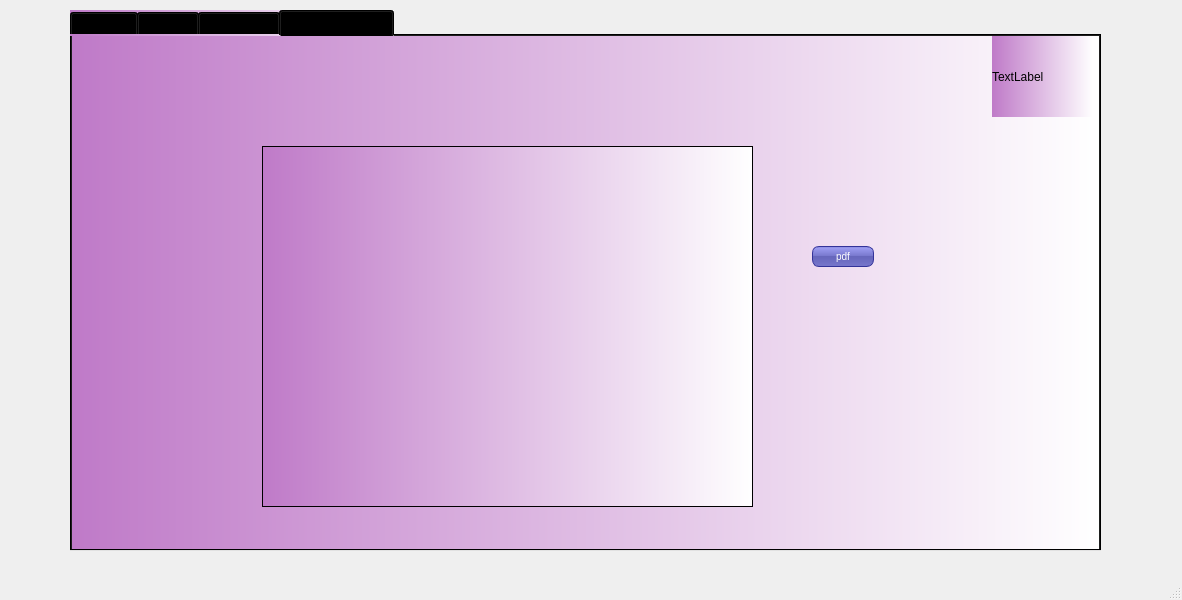
<?xml version="1.0" encoding="UTF-8"?>
<ui version="4.0">
 <class>MainWindow</class>
 <widget class="QMainWindow" name="MainWindow">
  <property name="geometry">
   <rect>
    <x>0</x>
    <y>0</y>
    <width>1182</width>
    <height>600</height>
   </rect>
  </property>
  <property name="windowTitle">
   <string>MainWindow</string>
  </property>
  <widget class="QWidget" name="centralwidget">
   <widget class="QTabWidget" name="afficher">
    <property name="geometry">
     <rect>
      <x>70</x>
      <y>10</y>
      <width>1031</width>
      <height>541</height>
     </rect>
    </property>
    <property name="styleSheet">
     <string notr="true">
background-color: qlineargradient(spread:pad, x1:0, y1:0, x2:1, y2:0, stop:0 rgba(191, 122, 200, 255), stop:1 rgba(255, 255, 255, 255));</string>
    </property>
    <property name="currentIndex">
     <number>3</number>
    </property>
    <widget class="QWidget" name="Ajouter">
     <attribute name="title">
      <string>Tableau</string>
     </attribute>
     <widget class="QLineEdit" name="cin_r">
      <property name="geometry">
       <rect>
        <x>670</x>
        <y>20</y>
        <width>113</width>
        <height>22</height>
       </rect>
      </property>
      <property name="styleSheet">
       <string notr="true">border: 1px solid white;
border-radius: 10px;
background: white;

background-color: rgb(255, 255, 255);</string>
      </property>
      <property name="text">
       <string/>
      </property>
     </widget>
     <widget class="QLabel" name="label_10">
      <property name="geometry">
       <rect>
        <x>605</x>
        <y>20</y>
        <width>61</width>
        <height>21</height>
       </rect>
      </property>
      <property name="styleSheet">
       <string notr="true">border: 1px solid white;
border-radius: 10px;
background: white;

background: QLinearGradient(x1: 0, y1: 0, x2: 0, y2: 1, stop: 0 rgba(191, 122, 200, 255), stop: 1 rgba(255, 255, 255, 255));</string>
      </property>
      <property name="text">
       <string>Chercher</string>
      </property>
     </widget>
     <widget class="QPushButton" name="pushButton_search">
      <property name="geometry">
       <rect>
        <x>790</x>
        <y>20</y>
        <width>62</width>
        <height>21</height>
       </rect>
      </property>
      <property name="styleSheet">
       <string notr="true">QPushButton {
color: white;
background-color: QLinearGradient( x1: 0, y1: 0, x2: 0, y2: 1, stop: 0 #88d, stop: 0.1 #99e, stop: 0.49 #77c, stop: 0.5 #66b, stop: 1 #77c);
border-width: 1px;
border-color: #339;
border-style: solid;
border-radius: 7;
padding: 3px;
font-size: 10px;
padding-left: 5px;
padding-right: 5px;
min-width: 50px;
max-width: 50px;
min-height: 13px;
max-height: 13px;
}</string>
      </property>
      <property name="text">
       <string>OK</string>
      </property>
     </widget>
     <widget class="QLabel" name="label_logo1">
      <property name="geometry">
       <rect>
        <x>920</x>
        <y>0</y>
        <width>101</width>
        <height>81</height>
       </rect>
      </property>
      <property name="styleSheet">
       <string notr="true">QPushButton {
color: white;
background-color: QLinearGradient( x1: 0, y1: 0, x2: 0, y2: 1, stop: 0 #88d, stop: 0.1 #99e, stop: 0.49 #77c, stop: 0.5 #66b, stop: 1 #77c);
border-width: 1px;
border-color: #339;
border-style: solid;
border-radius: 7;
padding: 3px;
font-size: 10px;
padding-left: 5px;
padding-right: 5px;
min-width: 50px;
max-width: 50px;
min-height: 13px;
max-height: 13px;
}</string>
      </property>
      <property name="text">
       <string>TextLabel</string>
      </property>
     </widget>
     <widget class="QTableView" name="tableView">
      <property name="geometry">
       <rect>
        <x>90</x>
        <y>120</y>
        <width>791</width>
        <height>192</height>
       </rect>
      </property>
     </widget>
     <widget class="QPushButton" name="pushButton_search_tri">
      <property name="geometry">
       <rect>
        <x>810</x>
        <y>340</y>
        <width>62</width>
        <height>21</height>
       </rect>
      </property>
      <property name="styleSheet">
       <string notr="true">QPushButton {
color: white;
background-color: QLinearGradient( x1: 0, y1: 0, x2: 0, y2: 1, stop: 0 #88d, stop: 0.1 #99e, stop: 0.49 #77c, stop: 0.5 #66b, stop: 1 #77c);
border-width: 1px;
border-color: #339;
border-style: solid;
border-radius: 7;
padding: 3px;
font-size: 10px;
padding-left: 5px;
padding-right: 5px;
min-width: 50px;
max-width: 50px;
min-height: 13px;
max-height: 13px;
}</string>
      </property>
      <property name="text">
       <string>Tri</string>
      </property>
     </widget>
    </widget>
    <widget class="QWidget" name="widget">
     <attribute name="title">
      <string>ajouter</string>
     </attribute>
     <widget class="QLabel" name="label">
      <property name="geometry">
       <rect>
        <x>30</x>
        <y>120</y>
        <width>61</width>
        <height>20</height>
       </rect>
      </property>
      <property name="styleSheet">
       <string notr="true">border: 1px solid white;
border-radius: 10px;
background: white;

background: QLinearGradient(x1: 0, y1: 0, x2: 0, y2: 1, stop: 0 rgba(191, 122, 200, 255), stop: 1 rgba(255, 255, 255, 255));</string>
      </property>
      <property name="text">
       <string>Nom</string>
      </property>
     </widget>
     <widget class="QLabel" name="label_2">
      <property name="geometry">
       <rect>
        <x>30</x>
        <y>170</y>
        <width>61</width>
        <height>20</height>
       </rect>
      </property>
      <property name="styleSheet">
       <string notr="true">border: 1px solid white;
border-radius: 10px;
background: white;

background: QLinearGradient(x1: 0, y1: 0, x2: 0, y2: 1, stop: 0 rgba(191, 122, 200, 255), stop: 1 rgba(255, 255, 255, 255));</string>
      </property>
      <property name="text">
       <string>Prenom</string>
      </property>
     </widget>
     <widget class="QLabel" name="label_3">
      <property name="geometry">
       <rect>
        <x>30</x>
        <y>70</y>
        <width>61</width>
        <height>20</height>
       </rect>
      </property>
      <property name="styleSheet">
       <string notr="true">border: 1px solid white;
border-radius: 10px;
background: white;

background: QLinearGradient(x1: 0, y1: 0, x2: 0, y2: 1, stop: 0 rgba(191, 122, 200, 255), stop: 1 rgba(255, 255, 255, 255));</string>
      </property>
      <property name="text">
       <string>CIN</string>
      </property>
     </widget>
     <widget class="QLabel" name="label_5">
      <property name="geometry">
       <rect>
        <x>30</x>
        <y>220</y>
        <width>61</width>
        <height>20</height>
       </rect>
      </property>
      <property name="styleSheet">
       <string notr="true">border: 1px solid white;
border-radius: 10px;
background: white;

background: QLinearGradient(x1: 0, y1: 0, x2: 0, y2: 1, stop: 0 rgba(191, 122, 200, 255), stop: 1 rgba(255, 255, 255, 255));</string>
      </property>
      <property name="text">
       <string>Poste</string>
      </property>
     </widget>
     <widget class="QLabel" name="label_6">
      <property name="geometry">
       <rect>
        <x>30</x>
        <y>270</y>
        <width>61</width>
        <height>20</height>
       </rect>
      </property>
      <property name="styleSheet">
       <string notr="true">border: 1px solid white;
border-radius: 10px;
background: white;

background: QLinearGradient(x1: 0, y1: 0, x2: 0, y2: 1, stop: 0 rgba(191, 122, 200, 255), stop: 1 rgba(255, 255, 255, 255));</string>
      </property>
      <property name="text">
       <string>Salaire</string>
      </property>
     </widget>
     <widget class="QLabel" name="label_7">
      <property name="geometry">
       <rect>
        <x>30</x>
        <y>320</y>
        <width>141</width>
        <height>20</height>
       </rect>
      </property>
      <property name="styleSheet">
       <string notr="true">border: 1px solid white;
border-radius: 10px;
background: white;

background: QLinearGradient(x1: 0, y1: 0, x2: 0, y2: 1, stop: 0 rgba(191, 122, 200, 255), stop: 1 rgba(255, 255, 255, 255));</string>
      </property>
      <property name="text">
       <string>nbre d'heures normal</string>
      </property>
     </widget>
     <widget class="QLabel" name="label_8">
      <property name="geometry">
       <rect>
        <x>30</x>
        <y>420</y>
        <width>101</width>
        <height>21</height>
       </rect>
      </property>
      <property name="styleSheet">
       <string notr="true">border: 1px solid white;
border-radius: 10px;
background: white;

background: QLinearGradient(x1: 0, y1: 0, x2: 0, y2: 1, stop: 0 rgba(191, 122, 200, 255), stop: 1 rgba(255, 255, 255, 255));</string>
      </property>
      <property name="text">
       <string>nbre de taches</string>
      </property>
     </widget>
     <widget class="QLineEdit" name="lineEdit_nom">
      <property name="geometry">
       <rect>
        <x>100</x>
        <y>120</y>
        <width>113</width>
        <height>22</height>
       </rect>
      </property>
      <property name="styleSheet">
       <string notr="true">border: 1px solid white;
border-radius: 10px;
background: white;

background-color: rgb(255, 255, 255);</string>
      </property>
     </widget>
     <widget class="QLineEdit" name="lineEdit_prenom">
      <property name="geometry">
       <rect>
        <x>100</x>
        <y>170</y>
        <width>113</width>
        <height>22</height>
       </rect>
      </property>
      <property name="styleSheet">
       <string notr="true">border: 1px solid white;
border-radius: 10px;
background: white;

background-color: rgb(255, 255, 255);</string>
      </property>
     </widget>
     <widget class="QLineEdit" name="lineEdit_cin">
      <property name="geometry">
       <rect>
        <x>100</x>
        <y>70</y>
        <width>113</width>
        <height>22</height>
       </rect>
      </property>
      <property name="styleSheet">
       <string notr="true">border: 1px solid white;
border-radius: 10px;
background: white;

background-color: rgb(255, 255, 255);</string>
      </property>
     </widget>
     <widget class="QLineEdit" name="lineEdit_poste">
      <property name="geometry">
       <rect>
        <x>100</x>
        <y>220</y>
        <width>113</width>
        <height>22</height>
       </rect>
      </property>
      <property name="styleSheet">
       <string notr="true">border: 1px solid white;
border-radius: 10px;
background: white;

background-color: rgb(255, 255, 255);</string>
      </property>
     </widget>
     <widget class="QLineEdit" name="lineEdit_salaire">
      <property name="geometry">
       <rect>
        <x>100</x>
        <y>270</y>
        <width>113</width>
        <height>22</height>
       </rect>
      </property>
      <property name="styleSheet">
       <string notr="true">border: 1px solid white;
border-radius: 10px;
background: white;

background-color: rgb(255, 255, 255);</string>
      </property>
     </widget>
     <widget class="QLineEdit" name="lineEdit_heuresNor">
      <property name="geometry">
       <rect>
        <x>180</x>
        <y>321</y>
        <width>113</width>
        <height>21</height>
       </rect>
      </property>
      <property name="styleSheet">
       <string notr="true">border: 1px solid white;
border-radius: 10px;
background: white;

background-color: rgb(255, 255, 255);</string>
      </property>
     </widget>
     <widget class="QLineEdit" name="lineEdit_taches">
      <property name="geometry">
       <rect>
        <x>140</x>
        <y>420</y>
        <width>113</width>
        <height>22</height>
       </rect>
      </property>
      <property name="styleSheet">
       <string notr="true">border: 1px solid white;
border-radius: 10px;
background: white;

background-color: rgb(255, 255, 255);</string>
      </property>
     </widget>
     <widget class="QPushButton" name="pushButton_ajouter">
      <property name="geometry">
       <rect>
        <x>210</x>
        <y>470</y>
        <width>62</width>
        <height>21</height>
       </rect>
      </property>
      <property name="styleSheet">
       <string notr="true">QPushButton {
color: white;
background-color: QLinearGradient( x1: 0, y1: 0, x2: 0, y2: 1, stop: 0 #88d, stop: 0.1 #99e, stop: 0.49 #77c, stop: 0.5 #66b, stop: 1 #77c);
border-width: 1px;
border-color: #339;
border-style: solid;
border-radius: 7;
padding: 3px;
font-size: 10px;
padding-left: 5px;
padding-right: 5px;
min-width: 50px;
max-width: 50px;
min-height: 13px;
max-height: 13px;
}</string>
      </property>
      <property name="text">
       <string>Ajouter</string>
      </property>
     </widget>
     <widget class="QLabel" name="label_logo2">
      <property name="geometry">
       <rect>
        <x>920</x>
        <y>0</y>
        <width>101</width>
        <height>81</height>
       </rect>
      </property>
      <property name="styleSheet">
       <string notr="true">QPushButton {
color: white;
background-color: QLinearGradient( x1: 0, y1: 0, x2: 0, y2: 1, stop: 0 #88d, stop: 0.1 #99e, stop: 0.49 #77c, stop: 0.5 #66b, stop: 1 #77c);
border-width: 1px;
border-color: #339;
border-style: solid;
border-radius: 7;
padding: 3px;
font-size: 10px;
padding-left: 5px;
padding-right: 5px;
min-width: 50px;
max-width: 50px;
min-height: 13px;
max-height: 13px;
}</string>
      </property>
      <property name="text">
       <string>TextLabel</string>
      </property>
     </widget>
     <widget class="QGroupBox" name="groupBox">
      <property name="geometry">
       <rect>
        <x>510</x>
        <y>70</y>
        <width>311</width>
        <height>211</height>
       </rect>
      </property>
      <property name="styleSheet">
       <string notr="true">border: 1px solid white;
border-radius: 10px;
background: white;

background: QLinearGradient(x1: 0, y1: 0, x2: 0, y2: 1, stop: 0 rgba(191, 122, 200, 255), stop: 1 rgba(255, 255, 255, 255));</string>
      </property>
      <property name="title">
       <string>Supprimer un employé</string>
      </property>
      <widget class="QLabel" name="label_9">
       <property name="geometry">
        <rect>
         <x>40</x>
         <y>40</y>
         <width>56</width>
         <height>16</height>
        </rect>
       </property>
       <property name="styleSheet">
        <string notr="true">border: 1px solid white;
border-radius: 10px;
background: white;

background: QLinearGradient(x1: 0, y1: 0, x2: 0, y2: 1, stop: 0 rgba(191, 122, 200, 255), stop: 1 rgba(255, 255, 255, 255));</string>
       </property>
       <property name="text">
        <string>cin</string>
       </property>
      </widget>
      <widget class="QLineEdit" name="lineEdit_idsupp">
       <property name="geometry">
        <rect>
         <x>120</x>
         <y>40</y>
         <width>113</width>
         <height>22</height>
        </rect>
       </property>
       <property name="styleSheet">
        <string notr="true">border: 1px solid white;
border-radius: 10px;
background: white;

background-color: rgb(255, 255, 255);</string>
       </property>
      </widget>
      <widget class="QPushButton" name="pushButton_3">
       <property name="geometry">
        <rect>
         <x>40</x>
         <y>100</y>
         <width>62</width>
         <height>21</height>
        </rect>
       </property>
       <property name="styleSheet">
        <string notr="true">QPushButton {
color: white;
background-color: QLinearGradient( x1: 0, y1: 0, x2: 0, y2: 1, stop: 0 #88d, stop: 0.1 #99e, stop: 0.49 #77c, stop: 0.5 #66b, stop: 1 #77c);
border-width: 1px;
border-color: #339;
border-style: solid;
border-radius: 7;
padding: 3px;
font-size: 10px;
padding-left: 5px;
padding-right: 5px;
min-width: 50px;
max-width: 50px;
min-height: 13px;
max-height: 13px;
}</string>
       </property>
       <property name="text">
        <string>Supprimer</string>
       </property>
      </widget>
     </widget>
     <widget class="QLabel" name="label_4">
      <property name="geometry">
       <rect>
        <x>30</x>
        <y>370</y>
        <width>191</width>
        <height>21</height>
       </rect>
      </property>
      <property name="styleSheet">
       <string notr="true">border: 1px solid white;
border-radius: 10px;
background: white;

background: QLinearGradient(x1: 0, y1: 0, x2: 0, y2: 1, stop: 0 rgba(191, 122, 200, 255), stop: 1 rgba(255, 255, 255, 255));</string>
      </property>
      <property name="text">
       <string>nbre d'heures supplémentaire</string>
      </property>
     </widget>
     <widget class="QLineEdit" name="lineEdit_heuresSup">
      <property name="geometry">
       <rect>
        <x>230</x>
        <y>370</y>
        <width>113</width>
        <height>22</height>
       </rect>
      </property>
      <property name="styleSheet">
       <string notr="true">border: 1px solid white;
border-radius: 10px;
background: white;

background-color: rgb(255, 255, 255);</string>
      </property>
     </widget>
     <widget class="QPushButton" name="pushButton_modifier">
      <property name="geometry">
       <rect>
        <x>110</x>
        <y>470</y>
        <width>62</width>
        <height>21</height>
       </rect>
      </property>
      <property name="styleSheet">
       <string notr="true">QPushButton {
color: white;
background-color: QLinearGradient( x1: 0, y1: 0, x2: 0, y2: 1, stop: 0 #88d, stop: 0.1 #99e, stop: 0.49 #77c, stop: 0.5 #66b, stop: 1 #77c);
border-width: 1px;
border-color: #339;
border-style: solid;
border-radius: 7;
padding: 3px;
font-size: 10px;
padding-left: 5px;
padding-right: 5px;
min-width: 50px;
max-width: 50px;
min-height: 13px;
max-height: 13px;
}</string>
      </property>
      <property name="text">
       <string>Modifier</string>
      </property>
     </widget>
    </widget>
    <widget class="QWidget" name="tab">
     <attribute name="title">
      <string>carte resto</string>
     </attribute>
     <widget class="QLabel" name="label_11">
      <property name="geometry">
       <rect>
        <x>55</x>
        <y>80</y>
        <width>51</width>
        <height>20</height>
       </rect>
      </property>
      <property name="styleSheet">
       <string notr="true">border: 1px solid white;
border-radius: 10px;
background: white;

background: QLinearGradient(x1: 0, y1: 0, x2: 0, y2: 1, stop: 0 rgba(191, 122, 200, 255), stop: 1 rgba(255, 255, 255, 255));</string>
      </property>
      <property name="text">
       <string>Cin</string>
      </property>
     </widget>
     <widget class="QLabel" name="label_12">
      <property name="geometry">
       <rect>
        <x>55</x>
        <y>120</y>
        <width>51</width>
        <height>20</height>
       </rect>
      </property>
      <property name="styleSheet">
       <string notr="true">border: 1px solid white;
border-radius: 10px;
background: white;

background: QLinearGradient(x1: 0, y1: 0, x2: 0, y2: 1, stop: 0 rgba(191, 122, 200, 255), stop: 1 rgba(255, 255, 255, 255));</string>
      </property>
      <property name="text">
       <string>Resto</string>
      </property>
     </widget>
     <widget class="QLineEdit" name="lineEdit_cinresto">
      <property name="geometry">
       <rect>
        <x>110</x>
        <y>80</y>
        <width>113</width>
        <height>22</height>
       </rect>
      </property>
      <property name="styleSheet">
       <string notr="true">border: 1px solid white;
border-radius: 10px;
background: white;

background-color: rgb(255, 255, 255);</string>
      </property>
     </widget>
     <widget class="QComboBox" name="comboBox_restos">
      <property name="geometry">
       <rect>
        <x>110</x>
        <y>120</y>
        <width>111</width>
        <height>21</height>
       </rect>
      </property>
      <property name="styleSheet">
       <string notr="true">border: 1px solid white;
border-radius: 10px;
background: white;

background-color: rgb(255, 255, 255);</string>
      </property>
     </widget>
     <widget class="QPushButton" name="pushButton_carte">
      <property name="geometry">
       <rect>
        <x>150</x>
        <y>170</y>
        <width>62</width>
        <height>21</height>
       </rect>
      </property>
      <property name="styleSheet">
       <string notr="true">QPushButton {
color: white;
background-color: QLinearGradient( x1: 0, y1: 0, x2: 0, y2: 1, stop: 0 #88d, stop: 0.1 #99e, stop: 0.49 #77c, stop: 0.5 #66b, stop: 1 #77c);
border-width: 1px;
border-color: #339;
border-style: solid;
border-radius: 7;
padding: 3px;
font-size: 10px;
padding-left: 5px;
padding-right: 5px;
min-width: 50px;
max-width: 50px;
min-height: 13px;
max-height: 13px;
}</string>
      </property>
      <property name="text">
       <string>OK</string>
      </property>
     </widget>
     <widget class="QLabel" name="label_logo3">
      <property name="geometry">
       <rect>
        <x>920</x>
        <y>0</y>
        <width>101</width>
        <height>81</height>
       </rect>
      </property>
      <property name="styleSheet">
       <string notr="true">QPushButton {
color: white;
background-color: QLinearGradient( x1: 0, y1: 0, x2: 0, y2: 1, stop: 0 #88d, stop: 0.1 #99e, stop: 0.49 #77c, stop: 0.5 #66b, stop: 1 #77c);
border-width: 1px;
border-color: #339;
border-style: solid;
border-radius: 7;
padding: 3px;
font-size: 10px;
padding-left: 5px;
padding-right: 5px;
min-width: 50px;
max-width: 50px;
min-height: 13px;
max-height: 13px;
}</string>
      </property>
      <property name="text">
       <string>TextLabel</string>
      </property>
     </widget>
    </widget>
    <widget class="QWidget" name="tab_2">
     <attribute name="title">
      <string>meilleur employé</string>
     </attribute>
     <widget class="QLabel" name="label_logo4">
      <property name="geometry">
       <rect>
        <x>920</x>
        <y>0</y>
        <width>101</width>
        <height>81</height>
       </rect>
      </property>
      <property name="styleSheet">
       <string notr="true">QPushButton {
color: white;
background-color: QLinearGradient( x1: 0, y1: 0, x2: 0, y2: 1, stop: 0 #88d, stop: 0.1 #99e, stop: 0.49 #77c, stop: 0.5 #66b, stop: 1 #77c);
border-width: 1px;
border-color: #339;
border-style: solid;
border-radius: 7;
padding: 3px;
font-size: 10px;
padding-left: 5px;
padding-right: 5px;
min-width: 50px;
max-width: 50px;
min-height: 13px;
max-height: 13px;
}</string>
      </property>
      <property name="text">
       <string>TextLabel</string>
      </property>
     </widget>
     <widget class="QPushButton" name="pushButton">
      <property name="geometry">
       <rect>
        <x>740</x>
        <y>210</y>
        <width>62</width>
        <height>21</height>
       </rect>
      </property>
      <property name="styleSheet">
       <string notr="true">QPushButton {
color: white;
background-color: QLinearGradient( x1: 0, y1: 0, x2: 0, y2: 1, stop: 0 #88d, stop: 0.1 #99e, stop: 0.49 #77c, stop: 0.5 #66b, stop: 1 #77c);
border-width: 1px;
border-color: #339;
border-style: solid;
border-radius: 7;
padding: 3px;
font-size: 10px;
padding-left: 5px;
padding-right: 5px;
min-width: 50px;
max-width: 50px;
min-height: 13px;
max-height: 13px;
}</string>
      </property>
      <property name="text">
       <string>pdf</string>
      </property>
     </widget>
     <widget class="QTableView" name="tableView_EDM">
      <property name="geometry">
       <rect>
        <x>190</x>
        <y>110</y>
        <width>491</width>
        <height>361</height>
       </rect>
      </property>
     </widget>
    </widget>
   </widget>
  </widget>
  <widget class="QMenuBar" name="menubar">
   <property name="geometry">
    <rect>
     <x>0</x>
     <y>0</y>
     <width>1182</width>
     <height>26</height>
    </rect>
   </property>
  </widget>
  <widget class="QStatusBar" name="statusbar"/>
 </widget>
 <resources/>
 <connections>
  <connection>
   <sender>pushButton</sender>
   <signal>clicked()</signal>
   <receiver>MainWindow</receiver>
   <slot>employePDF()</slot>
   <hints>
    <hint type="sourcelabel">
     <x>824</x>
     <y>257</y>
    </hint>
    <hint type="destinationlabel">
     <x>1133</x>
     <y>236</y>
    </hint>
   </hints>
  </connection>
 </connections>
 <slots>
  <slot>employePDF()</slot>
 </slots>
</ui>
